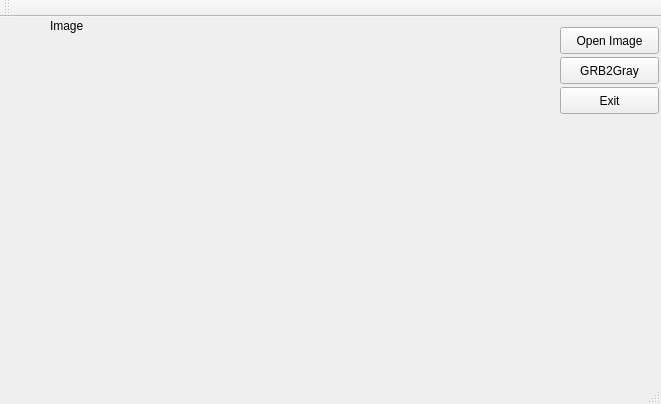
<?xml version="1.0" encoding="UTF-8"?>
<ui version="4.0">
 <class>MainWindow</class>
 <widget class="QMainWindow" name="MainWindow">
  <property name="geometry">
   <rect>
    <x>0</x>
    <y>0</y>
    <width>661</width>
    <height>404</height>
   </rect>
  </property>
  <property name="windowTitle">
   <string>MainWindow</string>
  </property>
  <widget class="QWidget" name="centralWidget">
   <widget class="QLabel" name="label">
    <property name="geometry">
     <rect>
      <x>50</x>
      <y>0</y>
      <width>67</width>
      <height>17</height>
     </rect>
    </property>
    <property name="text">
     <string>Image</string>
    </property>
   </widget>
   <widget class="QPushButton" name="openButton">
    <property name="geometry">
     <rect>
      <x>560</x>
      <y>10</y>
      <width>99</width>
      <height>27</height>
     </rect>
    </property>
    <property name="text">
     <string>Open Image</string>
    </property>
   </widget>
   <widget class="QPushButton" name="closeButton">
    <property name="geometry">
     <rect>
      <x>560</x>
      <y>70</y>
      <width>99</width>
      <height>27</height>
     </rect>
    </property>
    <property name="text">
     <string>Exit</string>
    </property>
   </widget>
   <widget class="QPushButton" name="rgb2grayButton">
    <property name="geometry">
     <rect>
      <x>560</x>
      <y>40</y>
      <width>99</width>
      <height>27</height>
     </rect>
    </property>
    <property name="text">
     <string>GRB2Gray</string>
    </property>
   </widget>
  </widget>
  <widget class="QMenuBar" name="menuBar">
   <property name="geometry">
    <rect>
     <x>0</x>
     <y>0</y>
     <width>661</width>
     <height>28</height>
    </rect>
   </property>
  </widget>
  <widget class="QToolBar" name="mainToolBar">
   <attribute name="toolBarArea">
    <enum>TopToolBarArea</enum>
   </attribute>
   <attribute name="toolBarBreak">
    <bool>false</bool>
   </attribute>
  </widget>
  <widget class="QStatusBar" name="statusBar"/>
 </widget>
 <layoutdefault spacing="6" margin="11"/>
 <resources/>
 <connections/>
</ui>
